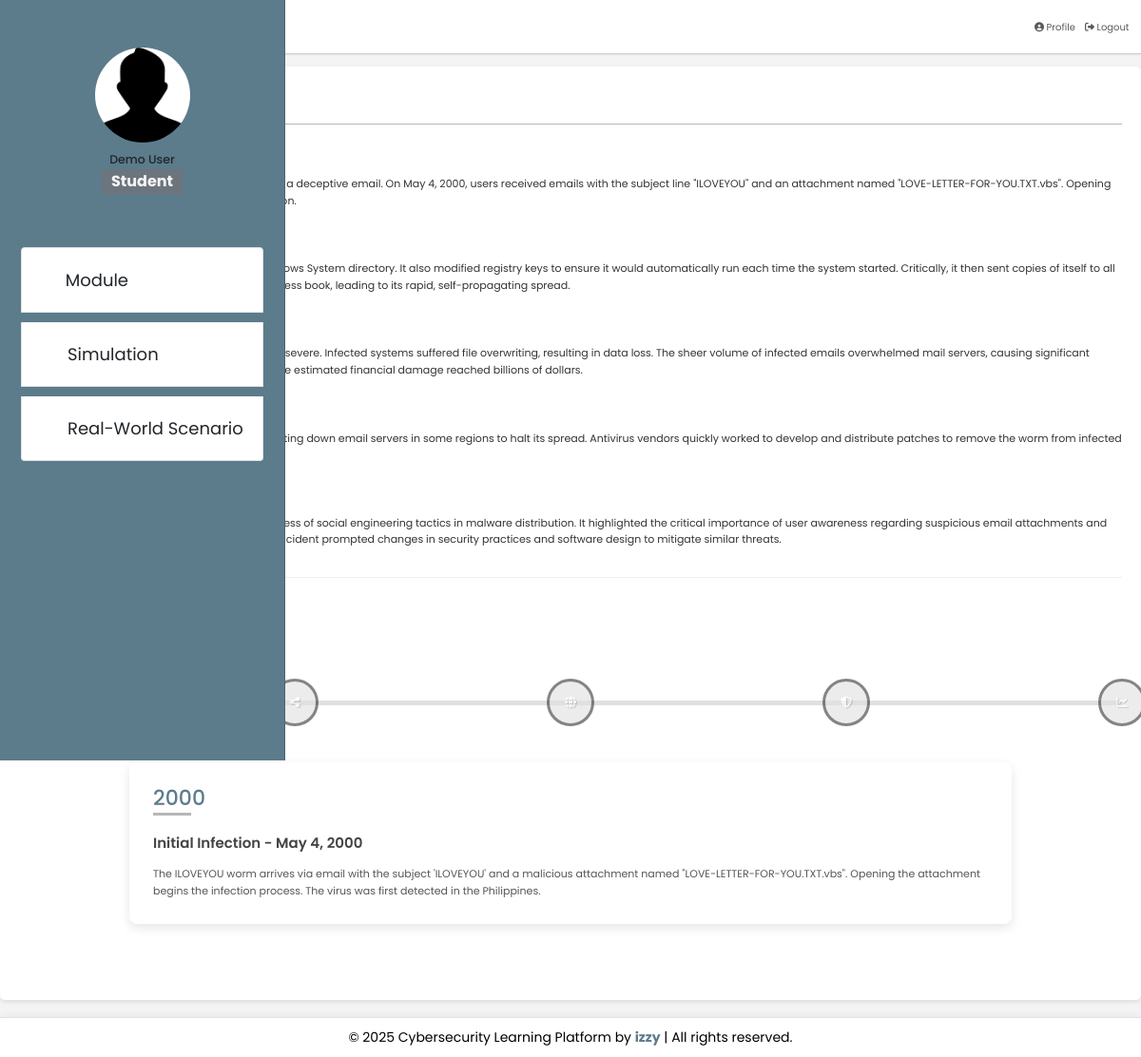
The page /iloveyou_history.php (signed in) on the database its author committed.
### tables this page shows
CREATE TABLE IF NOT EXISTS timeline_events (
    id INT AUTO_INCREMENT PRIMARY KEY,
    malware_id INT NOT NULL,
    title VARCHAR(100) NOT NULL,
    year VARCHAR(20) NOT NULL,
    description TEXT,
    icon_class VARCHAR(50) NOT NULL,
    event_order INT NOT NULL,
    created_at TIMESTAMP DEFAULT CURRENT_TIMESTAMP,
    updated_at TIMESTAMP DEFAULT CURRENT_TIMESTAMP ON UPDATE CURRENT_TIMESTAMP,
    FOREIGN KEY (malware_id) REFERENCES malware_types(id) ON DELETE CASCADE
);

### includes/timeline_functions.php (called while the page is built, shortened)
<?php
require_once 'db_connect.php';
function getTimelineEvents($malware_id) {
    global $conn;
    $events = array();
    if (is_numeric($malware_id)) {
        $condition = "m.id = ?";
    } else {
        $condition = "m.slug = ?";
    }
    $sql = "SELECT e.*, m.name as malware_name
            FROM timeline_events e
            JOIN malware_types m ON e.malware_id = m.id
            WHERE $condition
            ORDER BY e.event_order ASC";
    $stmt = $conn->prepare($sql);
    $stmt->bind_param(is_numeric($malware_id) ? "i" : "s", $malware_id);
    $stmt->execute();
    $result = $stmt->get_result();
    if ($result->num_rows > 0) {
        while ($row = $result->fetch_assoc()) {
            $events[] = $row;
        }
    }
    return $events;
}
?>

### iloveyou_history.php (the view, shortened to what this page needs)
<?php include 'header.php'; ?>
<?php include 'sidebar.php'; ?>
<head>
    <link rel="stylesheet" href="css/iloveyou_history.css">
    <link rel="stylesheet" href="https://cdnjs.cloudflare.com/ajax/libs/font-awesome/6.4.2/css/all.min.css">
</head>
<section class="history-details">
    <h1 class="heading">ILOVEYOU Virus (2000)</h1>
    <div class="detail-content">
        <div class="detail-section">
            <h2>Infect</h2>
            <p>
                The ILOVEYOU worm's infection process began with a deceptive email. On May 4, 2000, users received emails with the subject line "ILOVEYOU" and an attachment named "LOVE-LETTER-FOR-YOU.TXT.vbs".
                Opening this attachment, a VBScript file, initiated the infection.
            </p>
        </div>
        <div class="detail-section">
            <h2>Propagation</h2>
            <p>
                Upon execution, the worm copied itself to the Windows System directory. It also modified registry keys to ensure it would automatically run each time the system started.
                Critically, it then sent copies of itself to all contacts found in the user's Microsoft Outlook address book, leading to its rapid, self-propagating spread.
            </p>
        </div>
        <div class="detail-section">
            <h2>Damage (Impact)</h2>
            <p>
                The ILOVEYOU worm's impact was widespread and severe. Infected systems suffered file overwriting, resulting in data loss. The sheer volume of infected emails overwhelmed mail servers, causing significant disruptions to communication systems globally. The estimated financial damage reached billions of dollars.
            </p>
        </div>
        <div class="detail-section">
            <h2>Recovery</h2>
            <p>
                Efforts to contain the ILOVEYOU worm involved shutting down email servers in some regions to halt its spread. Antivirus vendors quickly worked to develop and distribute patches to remove the worm from infected systems.
            </p>
        </div>
        <div class="detail-section">
            <h2>Lessons Learned</h2>
            <p>
                The ILOVEYOU outbreak underscored the effectiveness of social engineering tactics in malware distribution. It highlighted the critical importance of user awareness regarding suspicious email attachments and the need for robust email security measures. The incident prompted changes in security practices and software design to mitigate similar threats.
            </p>
        </div>
    </div>
    <?php
    require_once 'includes/timeline_functions.php';
    $events = getTimelineEvents('iloveyou');
    ?>
    <div class="timeline-section">
        <h2 class="section-title">Timeline of the Attack</h2>
        <div class="timeline-container">
            <div class="timeline-line">
                <?php
                if (empty($events)) {
                    $hardcodedEvents = [
                        ['title' => 'Initial Infection', 'icon_class' => 'fa-virus'],
                        ['title' => 'Rapid Propagation', 'icon_class' => 'fa-share-alt'],
                        ['title' => 'Global Disruption', 'icon_class' => 'fa-globe'],
                        ['title' => 'Containment Efforts', 'icon_class' => 'fa-shield-alt'],
                        ['title' => 'Aftermath', 'icon_class' => 'fa-chart-line']
                    ];
                    foreach ($hardcodedEvents as $index => $event):
                ?>
                <div class="timeline-point" data-index="<?php echo $index; ?>" aria-label="<?php echo htmlspecialchars($event['title']); ?>">
                    <i class="fas <?php echo htmlspecialchars($event['icon_class']); ?>"></i>
                </div>
                <?php
                    endforeach;
                } else {
                    foreach ($events as $index => $event):
                ?>
                <div class="timeline-point" data-index="<?php echo $index; ?>" aria-label="<?php echo htmlspecialchars($event['title']); ?>">
                    <i class="fas <?php echo htmlspecialchars($event['icon_class']); ?>"></i>
                </div>
                <?php
                    endforeach;
                }
                ?>
            </div>
            <?php
            if (empty($events)) {
                $hardcodedEventDetails = [
                    ['year' => '2000', 'title' => 'Initial Infection - May 4, 2000',
                     'description' => 'The ILOVEYOU worm arrives via email with the subject "ILOVEYOU" and a malicious attachment. Opening the attachment begins the infection process. The virus was first detected in the Philippines.'],
                    ['year' => '2000', 'title' => 'Rapid Propagation - Hours Later',
                     'description' => 'Within hours, the worm replicates and sends copies of itself to all Outlook contacts, spreading exponentially across the world.'],
                    ['year' => '2000', 'title' => 'Global Disruption - Same Day',
                     'description' => 'Email servers are overwhelmed globally due to the massive volume of infected messages, causing widespread communication disruptions.'],
                    ['year' => '2000', 'title' => 'Containment Efforts - Days Later',
                     'description' => 'Efforts to contain the worm include shutting down mail servers and urging users not to open suspicious attachments.'],
                    ['year' => '2000', 'title' => 'Aftermath - Weeks Later',
                     'description' => 'The total economic impact of the ILOVEYOU worm is assessed, with estimates reaching between $5-10 billion in damages. It infected an estimated 10% of all internet-connected computers worldwide, making it one of the most destructive viruses in history.']
                ];
                foreach ($hardcodedEventDetails as $index => $event):
            ?>
            <div class="timeline-event-card" data-index="<?php echo $index; ?>">
                <h2><?php echo htmlspecialchars($event['year']); ?></h2>
                <h3><?php echo htmlspecialchars($event['title']); ?></h3>
                <p><?php echo htmlspecialchars($event['description']); ?></p>
            </div>
            <?php
                endforeach;
            } else {
                foreach ($events as $index => $event):
            ?>
            <div class="timeline-event-card" data-index="<?php echo $index; ?>">
                <h2><?php echo htmlspecialchars($event['year']); ?></h2>
                <h3><?php echo htmlspecialchars($event['title']); ?></h3>
                <p><?php echo htmlspecialchars($event['description']); ?></p>
            </div>
            <?php
                endforeach;
            }
            ?>
        </div>
    </div>
</section>
<?php include 'footer.php'; ?>

### css/dashboard.css (style rules this page uses)
.dashboard-page { font-family: 'Nunito', sans-serif; margin:0; padding:0; box-sizing: border-box; outline: none; border:none; text-decoration: none; }
:root { --primary-color: #5C7C8B; --secondary-color: #b7b7b7; --dark-color: #333; --light-color: #f4f4f4; --white-color: #fff; --black-color: #000; --red-color: #f44336; --light-bg: #eee; --border: 1px solid rgba(0, 0, 0, 0.2); --transition: 0.3s; }
.dashboard-page { background-color: var(--light-color); min-height: 100vh; display: flex; flex-direction: column; padding-bottom: 5rem; }
.dashboard-page section, .dashboard-page .profile-container { padding: 2rem; max-width: 1200px; margin: 7rem auto 6rem; width: 100%; transition: all 0.3s ease; }
.dashboard-page .heading { font-size: 2.5rem; color:var(--black); margin-bottom: 2.5rem; border-bottom: var(--border); padding-bottom: 1.5rem; text-transform: capitalize; }
@media (max-width:1200px) { body { padding-left: 0; } }
body, html { margin: 0 !important; padding: 0 !important; overflow-x: hidden !important; max-width: 100vw !important; width: 100% !important; box-sizing: border-box !important; }

### css/timeline_fix.css (style rules this page uses)
.timeline-event-card::before, .timeline-event-card::after { display: none !important; }

### css/all.css (style rules this page uses)
* { margin: 0; padding: 0; font-family: 'Poppins', sans-serif; box-sizing: border-box; outline: none; border: none; text-decoration: none; }
html { font-size: 62.5%; }

### rows shown on the page
timeline_events: year "2000", title "Initial Infection - May 4, 2000", description "The ILOVEYOU worm arrives via email with the subject 'ILOVEYOU' and a malicious attachment named \"LOVE-LETTER-FOR-YOU.TXT.vbs\". Opening the attachment begins the infection process. The virus was first detected in the Philippines."

### other values the page prints
$_SESSION['username'] "Demo User"
